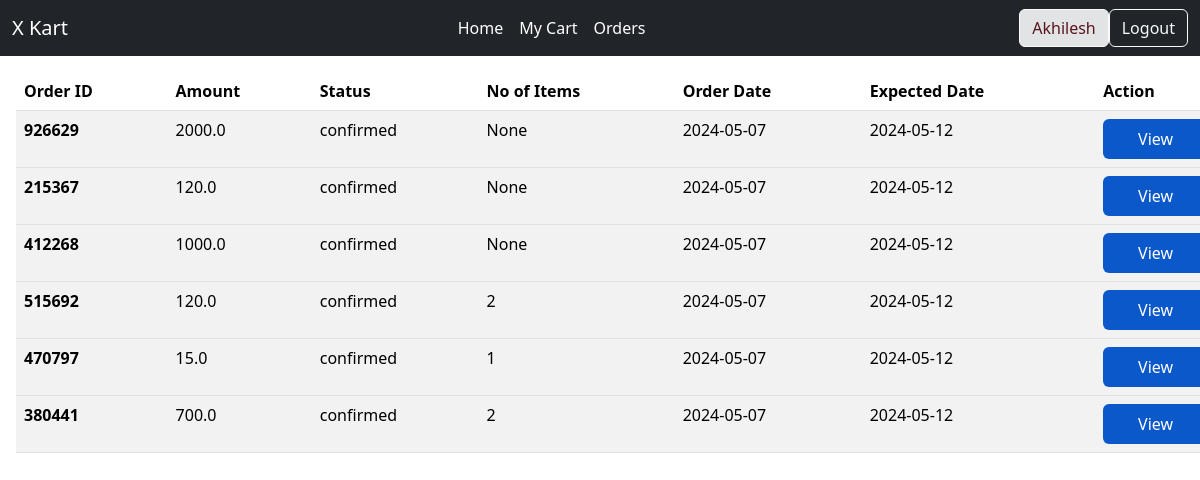
The page /order (signed in) on the database its author committed.
### tables this page shows
CREATE TABLE Orders(  
    order_id varchar(20), 
    amount float,
    status varchar(20),
    user_id varchar(20),
    quantity int,
    order_date Date,
    expected_date Date);

### app.py (the view)
@app.route('/order')
def order():
    username = session['username'][0]
    user_id = session['username'][1]
    cart = session['cart']
    with sqlite3.connect('sql.db') as connect:
        cursor = connect.cursor()
        print(user_id)
        data = cursor.execute(f'''select * from Orders where user_id="{user_id}"''').fetchall()
    return render_template('order.html', orders=data, username=username)

### templates/order.html (shortened to what this page needs)
<html lang="en">
<head>
    <link href="https://cdn.jsdelivr.net/npm/bootstrap@5.3.3/dist/css/bootstrap.min.css" rel="stylesheet">
</head>
<body>
<section id="header">
    <nav class="navbar navbar-expand-lg navbar-dark bg-dark">
        <div class="container-fluid">
            <a class="navbar-brand" href="{{url_for('home')}}">X Kart</a>
            <div class="collapse navbar-collapse" id="navbarSupportedContent">
                <ul class="navbar-nav ms-auto mb-2 mb-lg-0">
                    <li class="nav-item">
                        <a class="nav-link active" aria-current="page" href="{{url_for('home')}}">Home</a>
                    </li>
                    <li class="nav-item">
                        <a class="nav-link active" href="{{url_for('cart')}}">My Cart</a>
                    </li>
                    <li class="nav-item">
                        <a class="nav-link active" href="{{url_for('order')}}">Orders</a>
                    </li>
                </ul>
                <ul class="navbar-nav ms-auto mb-2 mb-lg-0">
                    <li class="nav-but">
                        <a id="username" href ="{{url_for('profile')}}" class="btn btn-outline-light bg-secondary-subtle text-danger-emphasis">{{username}}</a>
                    </li>
                    <li class="nav-but">
                        <a class="btn btn-outline-light" href="/logout">Logout</a>
                    </li>
                </ul>
            </div>
        </div>
    </nav>
</section>
    <table class="m-3 p-3 table table-striped">
        <thead>
          <tr>
            <th scope="col">Order ID</th>
            <th scope="col">Amount</th>
            <th scope="col">Status</th>
            <th scope="col">No of Items</th>
            <th scope="col">Order Date</th>
            <th scope="col">Expected Date</th>
            <th scope="col">Action</th>
          </tr>
        </thead>
        {% if orders|length!=0 %}
        {% for x in orders %}
        <tbody>
        <tr>
            <th scope="row">{{x[0]}}</th>
            <td>{{x[1]}}</td>
            <td>{{x[2]}}</td>
            <td>{{x[4]}}</td>
            <td>{{x[5]}}</td>
            <td>{{x[6]}}</td>
            <td><a class="nav-link active btn btn-primary p-2" href="{{url_for('view_order',order_id=x[0])}}">View</a></td>
        </tr>
        {% endfor %}
        </tbody>
    </table>
    {% else %}
    </table>
    <div class='mt-3 p-3'>
        <h3>No Order Placed</h3>
    </div>
    {% endif %}
</body>
</html>

### rows shown on the page
Orders: order "926629", amount "2000.0", status "confirmed", x "None", order_date "2024-05-07", expected_date "2024-05-12"
Orders: order "215367", amount "120.0", status "confirmed", x "None", order_date "2024-05-07", expected_date "2024-05-12"
Orders: order "412268", amount "1000.0", status "confirmed", x "None", order_date "2024-05-07", expected_date "2024-05-12"
Orders: order "515692", amount "120.0", status "confirmed", quantity "2", order_date "2024-05-07", expected_date "2024-05-12"
Orders: order "470797", amount "15.0", status "confirmed", quantity "1", order_date "2024-05-07", expected_date "2024-05-12"
Orders: order "380441", amount "700.0", status "confirmed", quantity "2", order_date "2024-05-07", expected_date "2024-05-12"

### other values the page prints
{{ username }} "Akhilesh"
